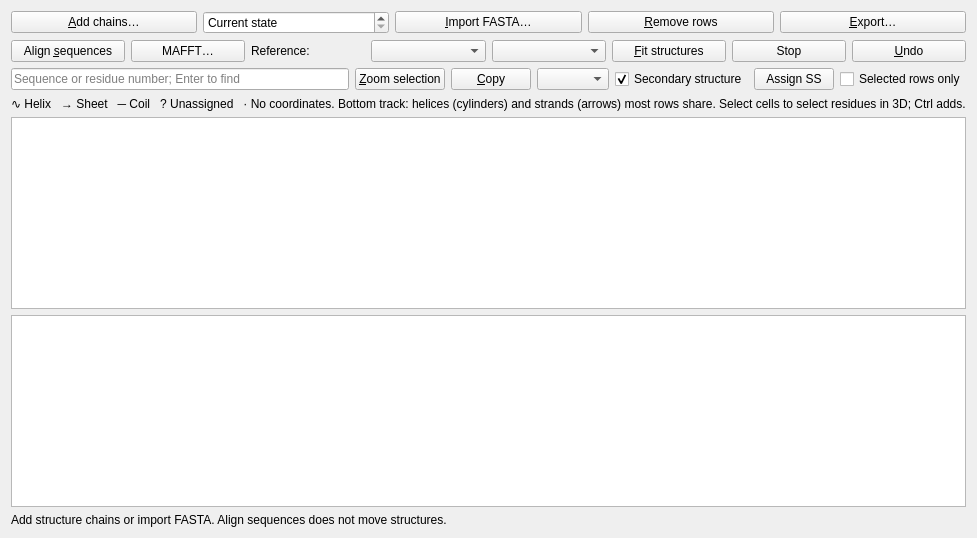
<?xml version="1.0" encoding="UTF-8"?>
<ui version="4.0">
 <class>Sequence</class>
 <widget class="QWidget" name="Sequence">
  <property name="windowTitle"><string>Sequence alignment</string></property>
  <layout class="QVBoxLayout" name="layout">
   <item><layout class="QHBoxLayout" name="inputs">
    <item><widget class="QPushButton" name="addChains"><property name="text"><string>&amp;Add chains…</string></property></widget></item>
    <item><widget class="QSpinBox" name="state"><property name="minimum"><number>0</number></property><property name="maximum"><number>1000000</number></property><property name="specialValueText"><string>Current state</string></property><property name="prefix"><string>State </string></property><property name="toolTip"><string>State to read when adding chains; zero uses the current state</string></property></widget></item>
    <item><widget class="QPushButton" name="importFasta"><property name="text"><string>&amp;Import FASTA…</string></property></widget></item>
    <item><widget class="QPushButton" name="removeRows"><property name="text"><string>&amp;Remove rows</string></property></widget></item>
    <item><widget class="QPushButton" name="exportFasta"><property name="text"><string>&amp;Export…</string></property></widget></item>
   </layout></item>
   <item><layout class="QHBoxLayout" name="alignment">
    <item><widget class="QPushButton" name="alignSequences"><property name="text"><string>Align &amp;sequences</string></property></widget></item>
    <item><widget class="QPushButton" name="mafft"><property name="text"><string>MAFFT…</string></property><property name="toolTip"><string>Choose the optional local MAFFT executable; otherwise mafft on PATH is used</string></property></widget></item>
    <item><widget class="QLabel" name="referenceLabel"><property name="text"><string>Reference:</string></property><property name="buddy"><cstring>reference</cstring></property></widget></item>
    <item><widget class="QComboBox" name="reference"/></item>
    <item><widget class="QComboBox" name="method"><property name="toolTip"><string>Structure fitting method</string></property><property name="accessibleName"><string>Structure fitting method</string></property></widget></item>
    <item><widget class="QPushButton" name="fitStructures"><property name="text"><string>&amp;Fit structures</string></property></widget></item>
    <item><widget class="QPushButton" name="stop"><property name="text"><string>Stop</string></property></widget></item>
    <item><widget class="QPushButton" name="undo"><property name="text"><string>&amp;Undo</string></property></widget></item>
   </layout></item>
   <item><layout class="QHBoxLayout" name="options">
    <item><widget class="QLineEdit" name="search"><property name="placeholderText"><string>Sequence or residue number; Enter to find</string></property><property name="accessibleName"><string>Find sequence or residue number</string></property></widget></item>
    <item><widget class="QPushButton" name="zoom"><property name="text"><string>&amp;Zoom selection</string></property></widget></item>
    <item><widget class="QPushButton" name="copy"><property name="text"><string>&amp;Copy</string></property></widget></item>
    <item><widget class="QComboBox" name="coloring"><property name="toolTip"><string>Color the residues: by kind (Zappo), by hydrophobicity (Kyte-Doolittle), or where they match the consensus</string></property><property name="accessibleName"><string>Residue colors</string></property></widget></item>
    <item><widget class="QCheckBox" name="secondary"><property name="text"><string>Secondary structure</string></property><property name="checked"><bool>true</bool></property></widget></item>
    <item><widget class="QPushButton" name="assignSS"><property name="text"><string>Assign SS</string></property><property name="toolTip"><string>Reassign secondary structure with dss for selected structure rows</string></property></widget></item>
    <item><widget class="QCheckBox" name="onlySelected"><property name="text"><string>Selected rows only</string></property></widget></item>
   </layout></item>
   <item><widget class="QLabel" name="legend"><property name="text"><string>∿ Helix   → Sheet   ─ Coil   ? Unassigned   · No coordinates. Bottom track: helices (cylinders) and strands (arrows) most rows share. Select cells to select residues in 3D; Ctrl adds.</string></property></widget></item>
   <item><widget class="QTableView" name="view"><property name="selectionMode"><enum>QAbstractItemView::ExtendedSelection</enum></property><property name="editTriggers"><set>QAbstractItemView::NoEditTriggers</set></property></widget></item>
   <item><widget class="QPlainTextEdit" name="results"><property name="readOnly"><bool>true</bool></property><property name="maximumHeight"><number>110</number></property><property name="accessibleName"><string>Alignment results</string></property></widget></item>
   <item><widget class="QLabel" name="status"><property name="text"><string>Add structure chains or import FASTA. Align sequences does not move structures.</string></property><property name="wordWrap"><bool>true</bool></property></widget></item>
  </layout>
 </widget>
 <resources/>
 <connections/>
</ui>
